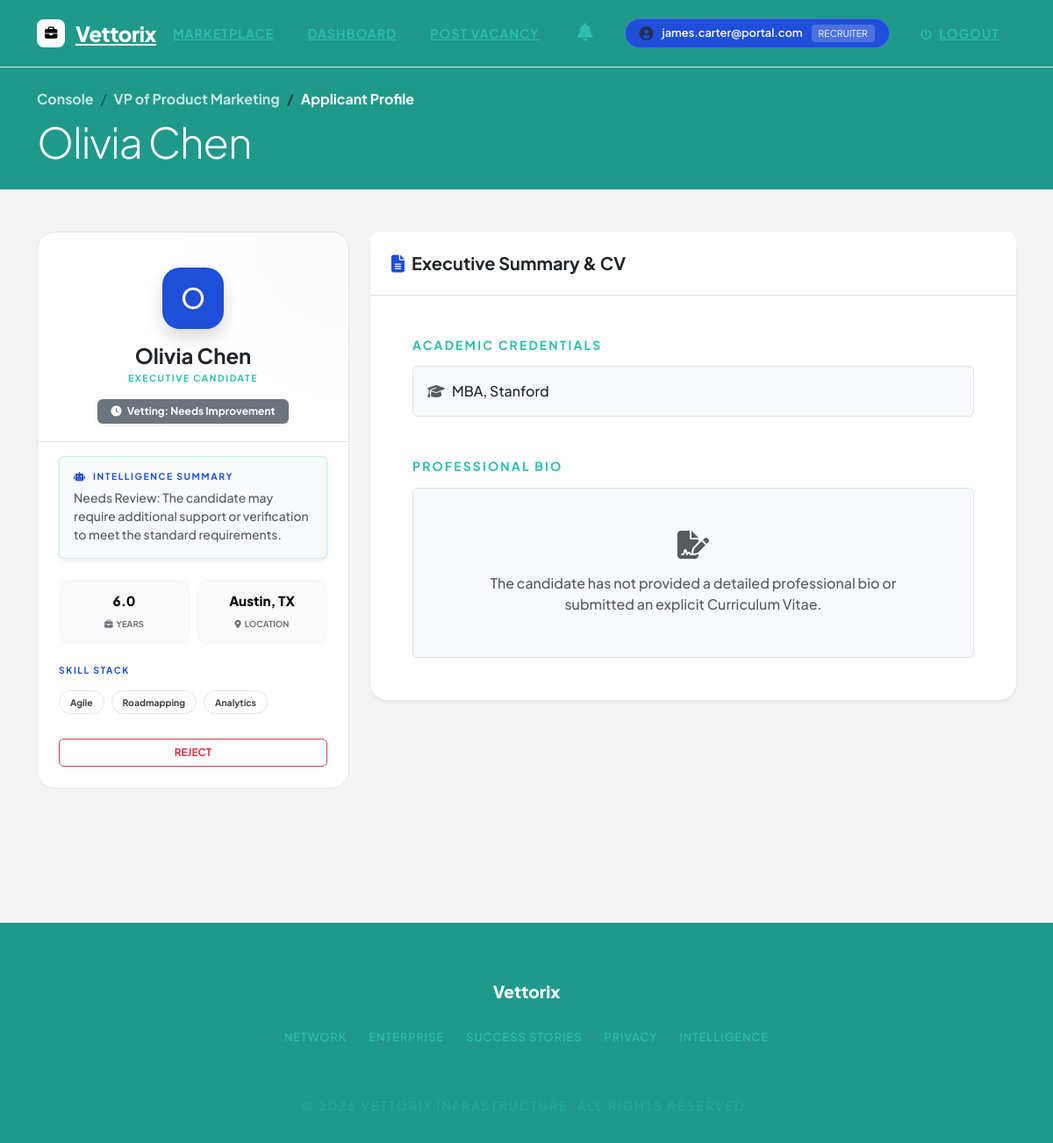
The app's page /recruiter/application/3 (signed in) with its own data.
### tables this page shows
CREATE TABLE jobs (
            id INTEGER PRIMARY KEY AUTOINCREMENT,
            recruiter_id INTEGER NOT NULL,
            title TEXT NOT NULL,
            company TEXT NOT NULL,
            location TEXT NOT NULL,
            description TEXT NOT NULL,
            requirements TEXT NOT NULL,
            salary_range TEXT,
            job_type TEXT,
            created_at TIMESTAMP DEFAULT CURRENT_TIMESTAMP, status TEXT DEFAULT 'active',
            FOREIGN KEY (recruiter_id) REFERENCES users (id)
        );

CREATE TABLE candidate_profiles (
            id INTEGER PRIMARY KEY AUTOINCREMENT,
            user_id INTEGER NOT NULL,
            full_name TEXT NOT NULL,
            phone TEXT,
            location TEXT,
            skills TEXT,
            experience_years REAL,
            education TEXT,
            resume_text TEXT,
            verification_status TEXT DEFAULT 'Unverified',
            verification_score INTEGER DEFAULT 0,
            verification_recommendation TEXT,
            created_at TIMESTAMP DEFAULT CURRENT_TIMESTAMP, headline TEXT, summary TEXT, linkedin_url TEXT, portfolio_url TEXT, resume_filename TEXT, availability_status TEXT DEFAULT 'available',
            FOREIGN KEY (user_id) REFERENCES users (id)
        );

### app/controller/recruiter.py (the view)
@recruiter_bp.route("/application/<int:application_id>")
@role_required("recruiter")
def application_detail(application_id):
    conn = get_db_connection()
    application = conn.execute(
        """
        SELECT a.id as application_id, a.status, a.applied_at,
               j.id as job_id, j.title as job_title, j.company as company,
               cp.*
        FROM applications a
        JOIN jobs j ON a.job_id = j.id
        JOIN candidate_profiles cp ON a.candidate_id = cp.user_id
        WHERE a.id = ? AND j.recruiter_id = ?
    """,
        (application_id, session["user_id"]),
    ).fetchone()
    conn.close()
    if not application:
        flash("Application profile not found.", "error")
        return redirect(url_for("recruiter.dashboard"))
    return render_template("application_detail.html", profile=application)

### app/services/auth.py (called while the page is built)
def role_required(role):
    def decorator(f):
        @wraps(f)
        def decorated_function(*args, **kwargs):
            if "user_id" not in session:
                flash("Please log in first.", "error")
                return redirect(url_for("auth.login"))
            if session.get("role") != role:
                flash(f"{role.capitalize()} access required.", "error")
                return redirect(url_for("jobs.list_jobs"))
            return f(*args, **kwargs)
        return decorated_function
    return decorator

### app/services/db.py (called while the page is built)
def get_db_connection():
    db_path = current_app.config.get("DATABASE", "jobs.db")
    conn = sqlite3.connect(db_path)
    conn.row_factory = sqlite3.Row
    return conn

### app/templates/application_detail.html (shortened to what this page needs)
{% extends "base.html" %}
{% block content %}
<section class="profile-layout min-vh-100 pb-5">
    <div class="header-dark py-4 mb-5 position-relative overflow-hidden" style="background: var(--exec-teal-dark); border-bottom: 1px solid rgba(255,255,255,0.1);">
        <div class="container position-relative z-10">
            <nav aria-label="breadcrumb">
                <ol class="breadcrumb mb-2">
                    <li class="breadcrumb-item"><a href="{{ url_for('recruiter.dashboard') }}" class="text-white text-decoration-none opacity-75 fw-bold">Console</a></li>
                    <li class="breadcrumb-item"><a href="{{ url_for('recruiter.view_applications', job_id=profile.job_id) }}" class="text-white text-decoration-none opacity-75 fw-bold">{{ profile.job_title }}</a></li>
                    <li class="breadcrumb-item text-white fw-bold" aria-current="page">Applicant Profile</li>
                </ol>
            </nav>
            <h1 class="display-5 fw-extrabold text-white tracking-tight mb-0">{{ profile.full_name }}</h1>
        </div>
    </div>
    <div class="container">
        <div class="row g-4">
            <div class="col-lg-4">
                <div class="preview-card mb-4 shadow-xl">
                    <div class="preview-header">
                        <div class="user-avatar-exec">
                            <h2 class="mb-0 text-white">{{ profile.full_name[0]|upper }}</h2>
                        </div>
                        <h4 class="fw-bold text-dark mt-3 mb-1">{{ profile.full_name }}</h4>
                        <p class="x-small text-uppercase tracking-widest text-secondary fw-bold">Executive Candidate</p>
                        <div class="mt-3">
                            {% if profile.verification_status == 'Verified' %}
                                {% if profile.verification_score > 80 %}
                                    <div class="badge bg-success text-white py-2 px-3 fw-bold shadow-sm" style="font-size: 0.75rem;">
                                        <i class="fas fa-check-circle me-1"></i> Highly Recommended
                                    </div>
                                {% elif profile.verification_score > 50 %}
                                    <div class="badge bg-primary text-white py-2 px-3 fw-bold shadow-sm" style="font-size: 0.75rem;">
                                        <i class="fas fa-check me-1"></i> Recommended
                                    </div>
                                {% else %}
                                    <div class="badge bg-warning text-dark py-2 px-3 fw-bold shadow-sm" style="font-size: 0.75rem;">
                                        <i class="fas fa-exclamation-triangle me-1"></i> Needs Review
                                    </div>
                                {% endif %}
                            {% elif profile.verification_status and profile.verification_status != 'Unverified' %}
                                <div class="badge bg-secondary text-white py-2 px-3 fw-bold shadow-sm" style="font-size: 0.75rem;">
                                    <i class="fas fa-clock me-1"></i> Vetting: {{ profile.verification_status }}
                                </div>
                            {% else %}
                                <div class="badge bg-light text-muted py-2 px-3 fw-bold shadow-sm border" style="font-size: 0.75rem;">
                                    <i class="fas fa-minus-circle me-1"></i> Unverified
                                </div>
                            {% endif %}
                        </div>
                    </div>
                    <div class="preview-body px-4 pb-4 mt-3">
                        {% if profile.verification_recommendation %}
                        <div class="mb-4 p-3 rounded bg-light border border-info border-opacity-25 shadow-sm">
                            <h6 class="x-small text-uppercase tracking-widest fw-bold text-primary mb-2">
                                <i class="fas fa-robot me-1"></i> Intelligence Summary
                            </h6>
                            <p class="small text-muted mb-0 fw-medium" style="line-height: 1.5;">
                                {{ profile.verification_recommendation }}
                            </p>
                        </div>
                        {% endif %}
                        <div class="row g-2 mb-4">
                            <div class="col-6">
                                <div class="stat-mini">
                                    <span class="val">{{ profile.experience_years or '0' }}</span>
                                    <span class="lbl"><i class="fas fa-briefcase me-1"></i>Years</span>
                                </div>
                            </div>
                            <div class="col-6">
                                <div class="stat-mini">
                                    <span class="val">{{ profile.location or 'N/A' }}</span>
                                    <span class="lbl"><i class="fas fa-map-marker-alt me-1"></i>Location</span>
                                </div>
                            </div>
                        </div>
                        <div class="mb-4">
                            <h6 class="x-small text-uppercase tracking-widest fw-bold text-primary mb-3">Skill Stack</h6>
                            <div class="d-flex flex-wrap gap-2">
                                {% if profile.skills %}
                                    {% for skill in profile.skills.split(',') %}
                                        <span class="skill-pill">{{ skill.strip() }}</span>
                                    {% endfor %}
                                {% else %}
                                    <span class="text-muted small">No technical keywords disclosed.</span>
                                {% endif %}
                            </div>
                        </div>
                        <form method="POST" action="{{ url_for('recruiter.update_application_status') }}" class="d-flex gap-2">
                            {% if profile.status != 'rejected' %}
                                <button type="submit" name="status" value="rejected" class="btn btn-outline-danger flex-grow-1 fw-bold text-uppercase tracking-wider" style="font-size: 0.75rem;">Reject</button>
                            {% endif %}
                        </form>
                    </div>
                </div>
            </div>
            <div class="col-lg-8">
                <div class="card executive-card border-0 shadow-sm mb-4">
                    <div class="card-header bg-white p-4 border-bottom">
                        <h5 class="fw-bold mb-0 text-dark"><i class="fas fa-file-alt text-primary me-2"></i>Executive Summary & CV</h5>
                    </div>
                    <div class="card-body p-4 p-md-5">
                        <div class="mb-5">
                            <h6 class="text-uppercase tracking-widest fw-bold text-secondary small mb-3">Academic Credentials</h6>
                            <div class="p-3 bg-light rounded border">
                                <p class="mb-0 fw-medium text-dark"><i class="fas fa-graduation-cap text-muted me-2"></i>{{ profile.education or 'Not Specified' }}</p>
                            </div>
                        </div>
                        <div>
                            <h6 class="text-uppercase tracking-widest fw-bold text-secondary small mb-3">Professional Bio</h6>
                            {% if profile.resume_text %}
                                <div class="resume-content text-dark" style="white-space: pre-wrap; line-height: 1.8; font-size: 0.95rem;">{{ profile.resume_text }}</div>
                            {% else %}
                                <div class="p-5 text-center bg-light rounded border border-dashed">
                                    <i class="fas fa-file-signature fa-2x text-muted mb-3"></i>
                                    <p class="text-muted mb-0 fw-medium">The candidate has not provided a detailed professional bio or submitted an explicit Curriculum Vitae.</p>
                                </div>
                            {% endif %}
                        </div>
                    </div>
                </div>
            </div>
        </div>
    </div>
</section>
{% endblock %}

### app/static/style.css (style rules this page uses)
body { background-color: #f8f9fa; font-family: 'Segoe UI', Tahoma, Geneva, Verdana, sans-serif; }
.card { border: none; border-radius: 10px; box-shadow: 0 2px 10px rgba(0,0,0,0.1); transition: transform 0.2s; }
.btn { border-radius: 6px; font-weight: 500; }
.badge { font-weight: 500; }
.card-header { border-radius: 10px 10px 0 0 !important; }

### app/templates/base.html (style rules this page uses)
:root { --exec-teal-dark: #1F9A8A; --exec-black: #1F4ED8; --exec-dark-grey: #1F4ED8; --exec-border: rgba(255, 255, 255, 0.1); --accent-white: #ffffff; --text-muted: #2CBFAE; --success-glow: #10b981; --error-glow: #ef4444; }
body { font-family: 'Plus Jakarta Sans', sans-serif; background-color: #ffffff; color: #0a0a0b; min-height: 100vh; display: flex; flex-direction: column; }

### app/templates/application_detail.html (style rules this page uses)
:root { --exec-border: #e4e4e7; }
body { background-color: #f4f4f5; }
.x-small { font-size: 0.65rem; }
.tracking-widest { letter-spacing: 0.15em; }
.tracking-tight { letter-spacing: -0.025em; }
.preview-card { background: #fff; border-radius: 20px; border: 1px solid var(--exec-border); overflow: hidden; }
.preview-header { padding: 40px 30px 20px; text-align: center; background: radial-gradient(circle at top right, rgba(24,24,27,0.02) 0%, transparent 50%); border-bottom: 1px solid var(--exec-border); }
.user-avatar-exec { background: #1F4ED8; color: #fff; width: 70px; height: 70px; border-radius: 20px; display: flex; align-items: center; justify-content: center; font-size: 2rem; margin: 0 auto; box-shadow: 0 10px 20px rgba(0,0,0,0.15); }
.stat-mini { background: #fafafa; border: 1px solid #f1f5f9; padding: 12px; border-radius: 12px; text-align: center; overflow: hidden; text-overflow: ellipsis; white-space: nowrap; }
.stat-mini .val { display: block; font-weight: 800; font-size: 0.95rem; color: #0a0a0b; }
.stat-mini .lbl { font-size: 0.6rem; color: #71717a; text-transform: uppercase; font-weight: 700; }
.skill-pill { background: #fff; border: 1px solid var(--exec-border); padding: 5px 12px; border-radius: 100px; font-size: 0.65rem; font-weight: 700; color: #3f3f46; margin-bottom: 0.25rem; }
.executive-card { border-radius: 20px; border: 1px solid var(--exec-border); }
.text-primary { color: #1F4ED8 !important; }
.text-secondary { color: #2CBFAE !important; }

### records on screen
jobs: job_title "VP of Product Marketing"
candidate_profiles: full_name "Olivia Chen", full_name "O", verification_status "Needs Improvement", verification_recommendation "Needs Review: The candidate may require additional support or verification to meet the standard requirements.", experience_years "6.0", location "Austin, TX", education "MBA, Stanford"

### other values on screen
{{ session.email }} "james.carter@portal.com"
{{ session.role }} "RECRUITER"
{{ skill.strip() }} "Agile" "Roadmapping" "Analytics"
